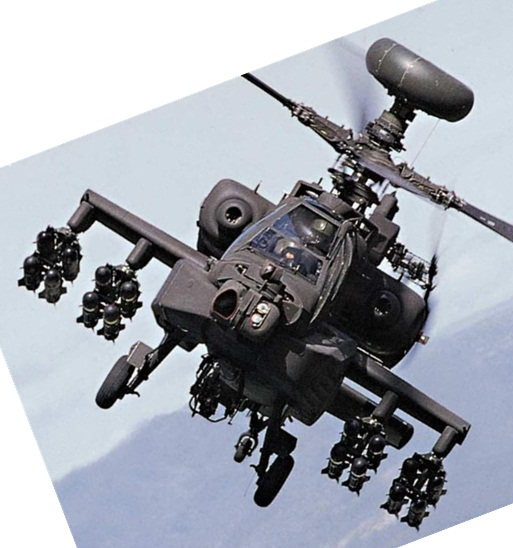
#> input picture lab12/target.jpg, 513 x 548 px
$ python lab12.py
#> lines starting #> are read from the running program, lines starting #| are printed output that depends on the picture; after the words box and inside, x2 and y2 are one past the last pixel; in counts of white or black regions, pixels touching at a corner belong together
import cv2
import math
import numpy as np

def ImgResize(pic, scale):  # change the size of the picture
    rows = int(round(pic.shape[1] * scale, 0))#注意行和列是相反的
    columns = int(round(pic.shape[0] * scale, 0))
    return cv2.resize(pic, (rows, columns))

def IntensityAndTheta(im, x, y):
    dx = int(im[x + 1, y]) - int(im[x - 1, y])
    dy = int(im[x, y + 1]) - int(im[x, y - 1])
    intensity = math.hypot(dx, dy)
    theta = int(math.atan2(dy, dx) * 180 / math.pi + 180)  # 以度数为单位
    return intensity, theta

def isValid(img, x, y):
    return (x >= 1) and (x <= (img.shape[0]-3)) and (y >= 1) and (y <= (img.shape[1]-3))

def getMainDirection(img, x0, y0):  # 找到关键点的主方向
    DirectionHist = [0] * 36
    radius = 16
    for i in range(x0 - radius, x0 + radius + 1):
        for j in range(y0 - radius, y0 + radius + 1):
            if not isValid(img, i, j):
                continue
            intensity, theta = IntensityAndTheta(img, i, j)
            theta = theta // 10
            if (theta == 36): theta = 0
            DirectionHist[theta] += intensity
    max = 0
    mainDirectoin = 0
    for item in DirectionHist:
        if (max < item):
            max = item
    mainDirectoin = DirectionHist.index(max)*10
    return mainDirectoin

def insertValue(img, x, y, maindirection):  # x,y:float
    x0 = int(x)
    y0 = int(y)
    theta = (
            IntensityAndTheta(img, x0, y0)[1] * (x0 + 1 - x) * (y0 + 1 - y) +
            IntensityAndTheta(img, x0 + 1, y0)[1] * (x - x0) * (y0 + 1 - y) +
            IntensityAndTheta(img, x0, y0 + 1)[1] * (x0 + 1 - x) * (y - y0) +
            IntensityAndTheta(img, x0 + 1, y0 + 1)[1] * (x - x0) * (y - y0)
    )
    intensity = (
            IntensityAndTheta(img, x0, y0)[0] * (x0 + 1 - x) * (y0 + 1 - y) +
            IntensityAndTheta(img, x0 + 1, y0)[0] * (x - x0) * (y0 + 1 - y) +
            IntensityAndTheta(img, x0, y0 + 1)[0] * (x0 + 1 - x) * (y - y0) +
            IntensityAndTheta(img, x0 + 1, y0 + 1)[0] * (x - x0) * (y - y0)
    )
    degree = theta - maindirection
    if degree < 0: degree += 360
    if degree==360.0:degree =0
    return degree,intensity

def get128vector(img, cx, cy):  # get 128-dimention vector of each corner point
    maindirection = getMainDirection(img, cx, cy) * math.pi / 180.0
    sin = math.sin(maindirection)  # cx,cy:x and y of the corner point
    cos = math.cos(maindirection)

    # 接下来计算4*4=16个块在物体坐标系下的梯度
    x0 = cx + 8 * sin - 8 * cos
    y0 = cy - 8 * cos - 8 * sin
    # 由几何关系可得上面两行代码，此时坐标转到第一个块的最左上角的像素点
    Hist = []
    for i in range(4):  # x1,y1每个块的左上角像素坐标
        for j in range(4):
            x1 = x0 + 4 * i * cos
            y1 = y0 + 4 * j * sin
            # 接下来对每个块里的16个点进行插值(求梯度)
            histtemp = [0] * 8
            for i2 in range(4):
                for j2 in range(4):
                    x2 = x1 + i2*cos
                    y2 = y1 + j2*sin
                    if isValid(img, x2, y2):
                        dir ,intensity = insertValue(img, x2, y2, maindirection)
                        histtemp[int(dir / 45)] += intensity
            Hist += histtemp  # 将8维梯度方向直方图加入到描述子中，由此重复16次，每个角点生成128维描述子

    # 接下来对128维SIFT描述子归一化
    sum = 0
    for i in Hist:
        sum += i
    sum = math.sqrt(sum)
    for item in Hist:
        if sum!=0:
            item /= sum

    return Hist

def getSift(url, scale=1):
    img = cv2.imread(url, cv2.IMREAD_GRAYSCALE)
    # [4 lines of commented-out code are left out]
    img = ImgResize(img, scale)

    cornersTemp = cv2.goodFeaturesToTrack(img,40,0.01,10)
    corners = []
    cornerVector = []
    for corner in cornersTemp:  # [[[ 44. 234.]],[[1. 2.]]] ---> [(44,234),(1,2)]
        corners.append((int(corner[0][0]),int(corner[0][1])))
        cornerVector.append(get128vector(img, int(corner[0][0]), int(corner[0][1])))

    return corners,cornerVector

def draw(img_t,corner_t,img_i,corner_i):

    rows_t,columns_t = img_t.shape[0],img_t.shape[1]
    rows_i,columns_i = img_i.shape[0],img_i.shape[1]

    output = np.zeros((max([rows_t,rows_i]),columns_i+columns_t,3),dtype='uint8')
    output[:rows_i,:columns_i,:] = np.dstack([img_i])
    output[:rows_t,columns_i:columns_i+columns_t,:] = np.dstack([img_t])

    for i in range(len(corner_t)):

        xt,yt = corner_t[i]
        xi,yi = corner_i[i]

        color = (101,67,257)
        cv2.circle(output, (int(xi),int(yi)), 4, color, 1)
        cv2.circle(output, (int(xt)+columns_i,int(yt)), 4, color, 1)
        cv2.line(output, (int(xi),int(yi)), (int(xt)+columns_i,int(yt)), color, 1)
    cv2.imshow("My Sift result", output)
    cv2.waitKey(0)
    cv2.destroyAllWindows()

if __name__=='__main__':

    urlt = "target.jpg"#target image
    urli = "dataset/3.jpg"#another input image
    scale = 1 #输入图片(不是target图片)的放大倍数

    corner_t,vector_t = getSift(urlt)
#> in getSift, `img = cv2.imread(url, cv2.IMREAD_GRAYSCALE)`:
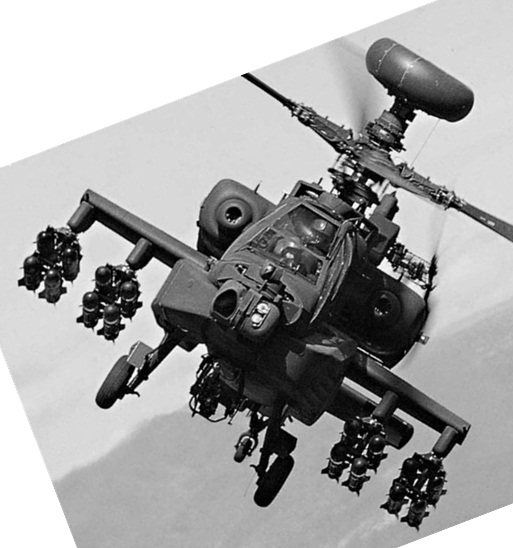
#> img: shape (548, 513); min 0, max 255, mean 164.3
#> in getSift, `cornersTemp = cv2.goodFeaturesToTrack(img,40,0.01,10)`: cornersTemp = 40 rows, first 8: [113, 285], [414, 111], [406, 121], [42, 273], [362, 224], [377, 267], [135, 390], [355, 162]
#> the loop in getSift, `for corner in cornersTemp:` made 40 passes
#> corner on passes 2 to 13: [[414, 111]], [[406, 121]], [[42, 273]], [[362, 224]], [[377, 267]], [[135, 390]], [[355, 162]], [[404, 497]], [[100, 310]], [[417, 472]], [[198, 402]], [[403, 137]]
#> corner on pass 1: [[113, 285]]
    corner_i,vector_i = getSift(urli,scale)
#> call 2 of getSift, with url = 'dataset/3.jpg', scale = 1
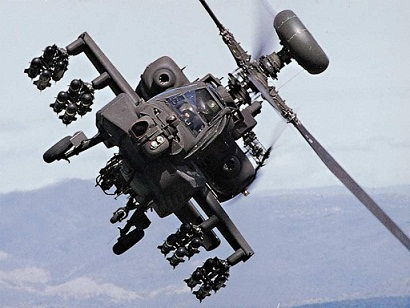
#> input picture lab12/dataset/3.jpg, 410 x 308 px
#> in getSift (call 2), `img = cv2.imread(url, cv2.IMREAD_GRAYSCALE)`:
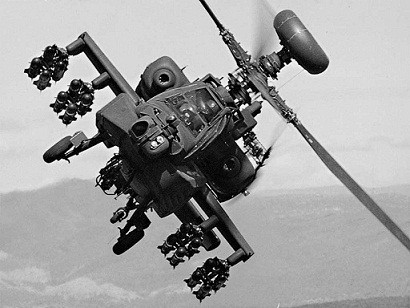
#> img: shape (308, 410); min 0, max 255, mean 157.8
#> the loop in getSift (call 2), `for corner in cornersTemp:` made 40 passes
#> corner on passes 1 to 12: [[277, 73]], [[282, 46]], [[236, 141]], [[59, 117]], [[236, 112]], [[25, 71]], [[68, 158]], [[78, 104]], [[245, 83]], [[50, 105]], [[291, 59]], [[76, 118]]

    chosen = [0]*len(corner_i)#记录角点是否已被记录

    #下面进行角点的匹配,采用欧氏距离遍历
    threshold = 1
    res_t = []#存放匹配的角点，两个list一一对应
    res_i = []

    currentIndex_t = 0
    for vt in vector_t:
        currentIndex_i = 0
        bestIndex = 0 #最佳匹配角点的下标
        min = 100000 #初始值，用来记录最小欧氏距离，即最佳匹配点的距离
        secondmin = 100000 #用来记录次小欧氏距离
        for vi in vector_i:#遍历一遍input image的所有角点，找到最佳匹配点
            sum = 0
            for i in range(128):
                sum += (vt[i]- vi[i])**2
            sum = math.sqrt(sum)
            if (chosen[currentIndex_i]==0 and sum<min):
                secondmin = min
                min = sum
                bestIndex = currentIndex_i
            currentIndex_i += 1
        if ((min/secondmin)<threshold):
            res_t.append(corner_t[currentIndex_t])
            res_i.append(corner_i[bestIndex])
            chosen[bestIndex] = 1
        currentIndex_t += 1
#> this loop made 40 passes

    img_i = cv2.imread(urli)
#> img_i is the input picture: shape (308, 410, 3); mean B, G, R 170.9, 158.1, 152.2
    img_t = cv2.imread(urlt)
#> img_t is the input picture: shape (548, 513, 3); mean B, G, R 173.1, 164.6, 160.6
    img_i = ImgResize(img_i,scale)
    draw(img_t,corner_t,img_i,corner_i)
#> in draw, `output[:rows_i,:columns_i,:] = np.dstack([img_i])`:
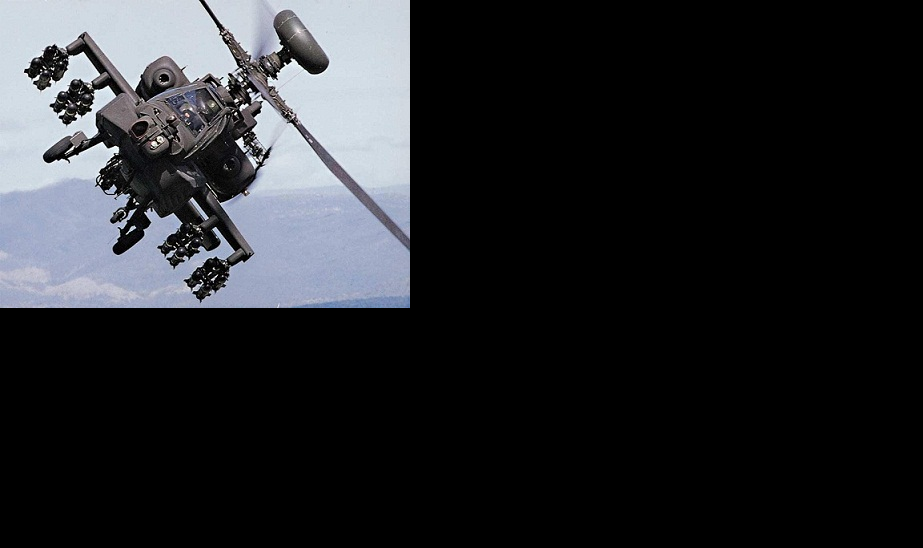
#> output: shape (548, 923, 3); mean B, G, R 42.7, 39.5, 38
#> in draw, `output[:rows_t,columns_i:columns_i+columns_t,:] = np.dstack([img_t])`:
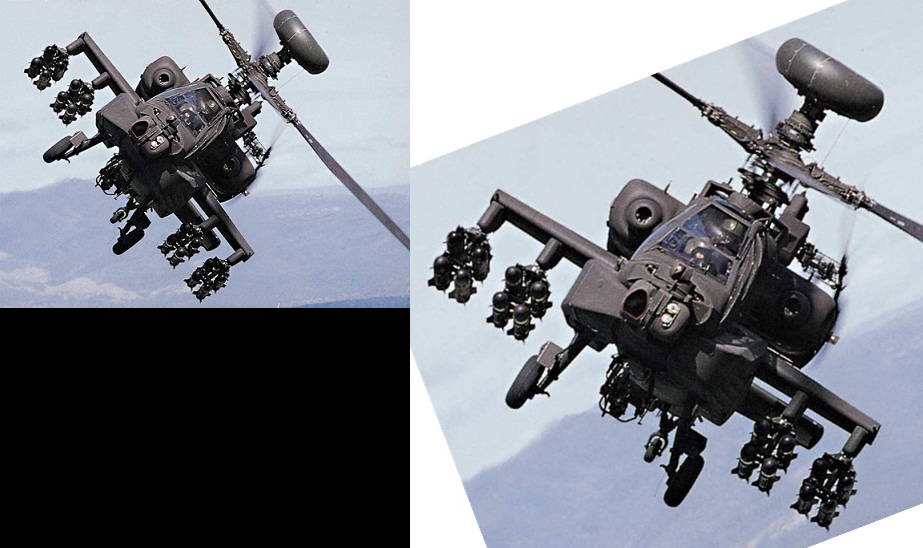
#> output: shape (548, 923, 3); mean B, G, R 138.9, 131, 127.2
#> the loop in draw, `for i in range(len(corner_t)): ` made 40 passes
#> after the loop in draw, `for i in range(len(corner_t)):`:
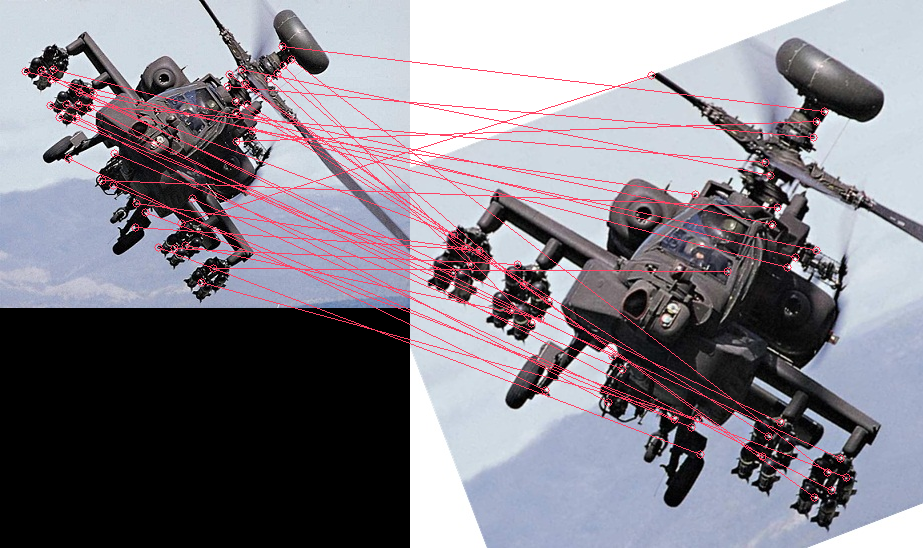
#> output: shape (548, 923, 3); 4.15% of pixels changed, all inside (x1, y1, x2, y2) = (21, 42, 851, 502)
